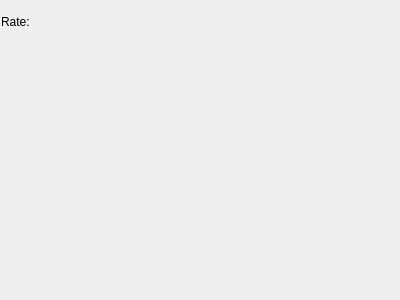
<?xml version="1.0" encoding="UTF-8"?>
<ui version="4.0">
 <class>WdgAirbrush</class>
 <widget class="QWidget" name="WdgAirbrush">
  <property name="geometry">
   <rect>
    <x>0</x>
    <y>0</y>
    <width>400</width>
    <height>300</height>
   </rect>
  </property>
  <widget class="QWidget" name="">
   <property name="geometry">
    <rect>
     <x>1</x>
     <y>1</y>
     <width>391</width>
     <height>41</height>
    </rect>
   </property>
   <layout class="QGridLayout" name="gridLayout">
   <property name="margin">
    <number>0</number>
   </property>
    <item row="0" column="0">
     <widget class="QLabel" name="rateLbl">
      <property name="text">
       <string>Rate:</string>
      </property>
     </widget>
    </item>
    <item row="0" column="1">
     <widget class="KisSliderSpinBox" name="sliderRate" native="true">
      <property name="sizePolicy">
       <sizepolicy hsizetype="Expanding" vsizetype="Preferred">
        <horstretch>0</horstretch>
        <verstretch>0</verstretch>
       </sizepolicy>
      </property>
     </widget>
    </item>
   </layout>
  </widget>
 </widget>
 <customwidgets>
  <customwidget>
   <class>KisSliderSpinBox</class>
   <extends>QWidget</extends>
   <header>kis_slider_spin_box.h</header>
   <container>1</container>
  </customwidget>
 </customwidgets>
 <resources/>
 <connections/>
</ui>
